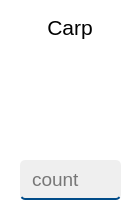
      <widget class="QFrame" name="frame_10">
       <property name="sizePolicy">
        <sizepolicy hsizetype="Fixed" vsizetype="Fixed">
         <horstretch>0</horstretch>
         <verstretch>0</verstretch>
        </sizepolicy>
       </property>
       <property name="minimumSize">
        <size>
         <width>140</width>
         <height>220</height>
        </size>
       </property>
       <property name="styleSheet">
        <string notr="true">background-color: white;
border-radius: 5px;</string>
       </property>
       <property name="frameShape">
        <enum>QFrame::StyledPanel</enum>
       </property>
       <property name="frameShadow">
        <enum>QFrame::Raised</enum>
       </property>
       <widget class="QLineEdit" name="carp">
        <property name="geometry">
         <rect>
          <x>20</x>
          <y>160</y>
          <width>101</width>
          <height>40</height>
         </rect>
        </property>
        <property name="font">
         <font>
          <family>Yu Gothic UI</family>
          <pointsize>14</pointsize>
         </font>
        </property>
        <property name="styleSheet">
         <string notr="true">background-color: #EFEFEF;
border-style: solid;
border-width: 0 0 2px 0;
border-color: #004b88;
border-radius: 5px;
padding-left: 10px;</string>
        </property>
        <property name="placeholderText">
         <string>count</string>
        </property>
       </widget>
       <widget class="QLabel" name="label_11">
        <property name="geometry">
         <rect>
          <x>20</x>
          <y>10</y>
          <width>100</width>
          <height>30</height>
         </rect>
        </property>
        <property name="font">
         <font>
          <family>Yu Gothic UI</family>
          <pointsize>16</pointsize>
         </font>
        </property>
        <property name="text">
         <string>Carp</string>
        </property>
        <property name="alignment">
         <set>Qt::AlignBottom|Qt::AlignHCenter</set>
        </property>
       </widget>
       <widget class="QLabel" name="label_26">
        <property name="geometry">
         <rect>
          <x>20</x>
          <y>50</y>
          <width>100</width>
          <height>100</height>
         </rect>
        </property>
        <property name="sizePolicy">
         <sizepolicy hsizetype="Fixed" vsizetype="Fixed">
          <horstretch>0</horstretch>
          <verstretch>0</verstretch>
         </sizepolicy>
        </property>
        <property name="minimumSize">
         <size>
          <width>100</width>
          <height>100</height>
         </size>
        </property>
        <property name="styleSheet">
         <string notr="true">QLabel {
    border-radius: 5px;
    border-image: url(:/img/img/carp.png);
}</string>
        </property>
        <property name="text">
         <string/>
        </property>
        <property name="scaledContents">
         <bool>true</bool>
        </property>
       </widget>
      </widget>
